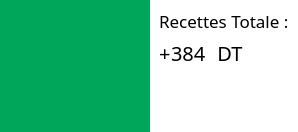
                   <widget class="QWidget" name="widget_26" native="true">
                    <property name="styleSheet">
                     <string notr="true">background-color: white</string>
                    </property>
                    <layout class="QHBoxLayout" name="horizontalLayout_18" stretch="1,2">
                     <property name="spacing">
                      <number>0</number>
                     </property>
                     <property name="leftMargin">
                      <number>0</number>
                     </property>
                     <property name="topMargin">
                      <number>0</number>
                     </property>
                     <property name="rightMargin">
                      <number>0</number>
                     </property>
                     <property name="bottomMargin">
                      <number>0</number>
                     </property>
                     <item>
                      <widget class="QWidget" name="widget_27" native="true">
                       <property name="minimumSize">
                        <size>
                         <width>150</width>
                         <height>132</height>
                        </size>
                       </property>
                       <property name="maximumSize">
                        <size>
                         <width>150</width>
                         <height>132</height>
                        </size>
                       </property>
                       <property name="styleSheet">
                        <string notr="true">background-color: rgb(0, 166, 90);</string>
                       </property>
                       <layout class="QVBoxLayout" name="verticalLayout_21">
                        <property name="leftMargin">
                         <number>30</number>
                        </property>
                        <property name="topMargin">
                         <number>20</number>
                        </property>
                        <property name="rightMargin">
                         <number>25</number>
                        </property>
                        <property name="bottomMargin">
                         <number>20</number>
                        </property>
                        <item>
                         <widget class="QLabel" name="label_31">
                          <property name="sizePolicy">
                           <sizepolicy hsizetype="Ignored" vsizetype="Ignored">
                            <horstretch>0</horstretch>
                            <verstretch>0</verstretch>
                           </sizepolicy>
                          </property>
                          <property name="text">
                           <string/>
                          </property>
                          <property name="pixmap">
                           <pixmap>../pictures/profit (1).png</pixmap>
                          </property>
                          <property name="scaledContents">
                           <bool>true</bool>
                          </property>
                         </widget>
                        </item>
                       </layout>
                      </widget>
                     </item>
                     <item>
                      <widget class="QWidget" name="widget_28" native="true">
                       <property name="minimumSize">
                        <size>
                         <width>0</width>
                         <height>132</height>
                        </size>
                       </property>
                       <property name="maximumSize">
                        <size>
                         <width>16777215</width>
                         <height>132</height>
                        </size>
                       </property>
                       <property name="styleSheet">
                        <string notr="true"/>
                       </property>
                       <layout class="QVBoxLayout" name="verticalLayout_22">
                        <item>
                         <widget class="QLabel" name="label_32">
                          <property name="font">
                           <font>
                            <family>Trebuchet MS</family>
                            <pointsize>13</pointsize>
                            <weight>50</weight>
                            <italic>false</italic>
                            <bold>false</bold>
                           </font>
                          </property>
                          <property name="styleSheet">
                           <string notr="true">font: 13pt &quot;Trebuchet MS&quot;;</string>
                          </property>
                          <property name="text">
                           <string>Recettes Totale :</string>
                          </property>
                          <property name="wordWrap">
                           <bool>true</bool>
                          </property>
                         </widget>
                        </item>
                        <item>
                         <widget class="QWidget" name="widget_10" native="true">
                          <layout class="QHBoxLayout" name="horizontalLayout_13" stretch="0,0,0,0">
                           <property name="spacing">
                            <number>0</number>
                           </property>
                           <property name="leftMargin">
                            <number>0</number>
                           </property>
                           <property name="topMargin">
                            <number>0</number>
                           </property>
                           <property name="rightMargin">
                            <number>0</number>
                           </property>
                           <property name="bottomMargin">
                            <number>0</number>
                           </property>
                           <item>
                            <widget class="QLabel" name="label">
                             <property name="font">
                              <font>
                               <family>Arial Rounded MT Bold</family>
                               <pointsize>15</pointsize>
                               <weight>50</weight>
                               <italic>false</italic>
                               <bold>false</bold>
                              </font>
                             </property>
                             <property name="styleSheet">
                              <string notr="true">font: 15pt &quot;Arial Rounded MT Bold&quot;;</string>
                             </property>
                             <property name="text">
                              <string>+</string>
                             </property>
                            </widget>
                           </item>
                           <item>
                            <widget class="QLabel" name="recettesLabel">
                             <property name="font">
                              <font>
                               <family>Arial Rounded MT Bold</family>
                               <pointsize>15</pointsize>
                               <weight>50</weight>
                               <italic>false</italic>
                               <bold>false</bold>
                              </font>
                             </property>
                             <property name="styleSheet">
                              <string notr="true">font: 15pt &quot;Arial Rounded MT Bold&quot;;</string>
                             </property>
                             <property name="text">
                              <string>384</string>
                             </property>
                             <property name="wordWrap">
                              <bool>true</bool>
                             </property>
                            </widget>
                           </item>
                           <item>
                            <widget class="QLabel" name="label_19">
                             <property name="font">
                              <font>
                               <family>Arial Rounded MT Bold</family>
                               <pointsize>15</pointsize>
                               <weight>50</weight>
                               <italic>false</italic>
                               <bold>false</bold>
                              </font>
                             </property>
                             <property name="styleSheet">
                              <string notr="true">font: 15pt &quot;Arial Rounded MT Bold&quot;;</string>
                             </property>
                             <property name="text">
                              <string>  DT</string>
                             </property>
                            </widget>
                           </item>
                           <item>
                            <spacer name="horizontalSpacer_4">
                             <property name="orientation">
                              <enum>Qt::Horizontal</enum>
                             </property>
                             <property name="sizeHint" stdset="0">
                              <size>
                               <width>40</width>
                               <height>20</height>
                              </size>
                             </property>
                            </spacer>
                           </item>
                          </layout>
                         </widget>
                        </item>
                        <item>
                         <spacer name="verticalSpacer_6">
                          <property name="orientation">
                           <enum>Qt::Vertical</enum>
                          </property>
                          <property name="sizeHint" stdset="0">
                           <size>
                            <width>20</width>
                            <height>40</height>
                           </size>
                          </property>
                         </spacer>
                        </item>
                       </layout>
                      </widget>
                     </item>
                    </layout>
                   </widget>
